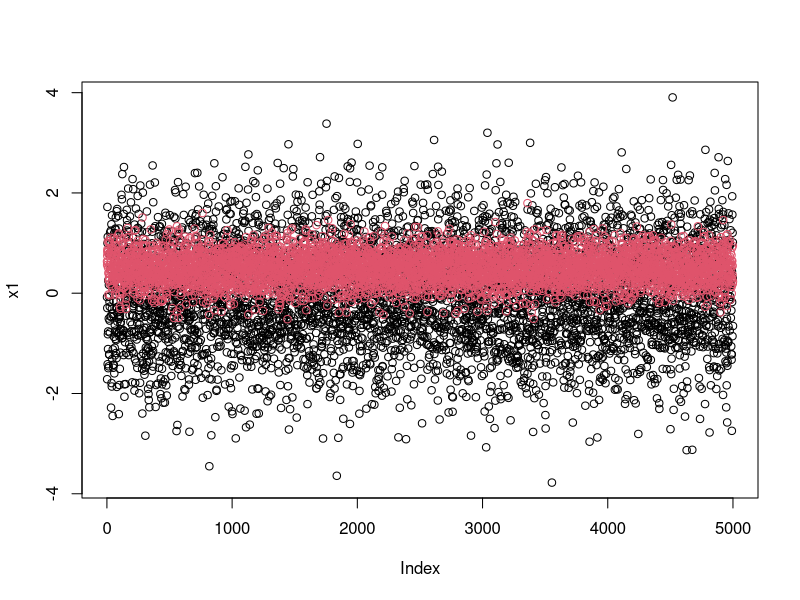

Write R code to recreate this figure.
w1 = 0.5*matrix(rnorm(12),3,4)
w2 = 0.5*matrix(rnorm(4),4,1)

x1 = rnorm(5000, 0, 1)
x2 = rnorm(5000, 0.5, 0.30)
b = rep(1, 5000)

plot(x1)
points(x2, col=2)

input = matrix(c(b, x1,x2), nrow = length(b))

sig = function(x){
    return ((1+exp(-x))^(-1))
}
Y = matrix(nrow = length(b), ncol = 1, 0)
n1 = 0
n2 = 0
for (i in 1:nrow(input)) {
  temp1 = sig(input[i,1:3]%*%w1)
  temp2 = sig(temp1%*%w2)
  if(temp2 > 0.515){
    Y[i] = 1 
    n1 = n1 +1
  }
  if(temp2 <= 0.515){
    Y[i] = 0
    n2 = n2 + 1
  }
  
}



filename <- file('data.csv', open = "w")
for(i in 1:nrow(input)){
  writeLines(paste(c(input[i,1:3], Y[i]), collapse = ";"), filename)
}

close(filename)

